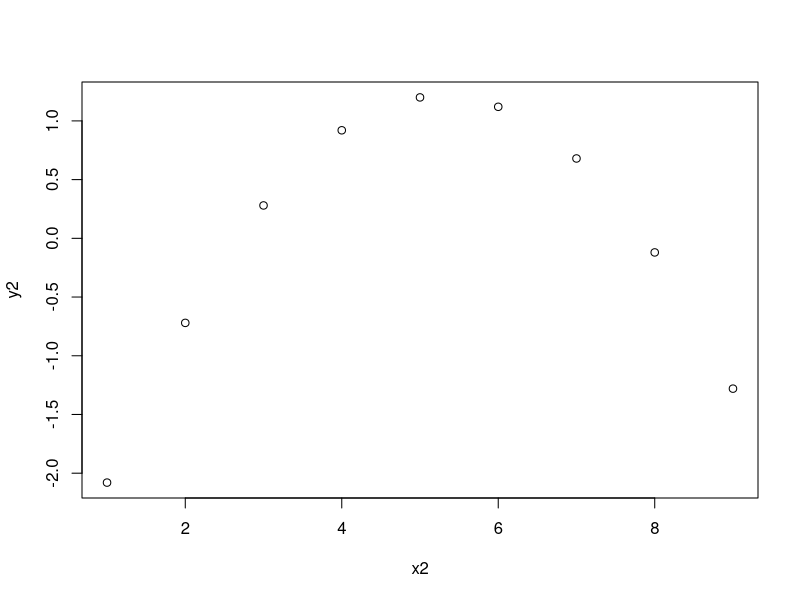
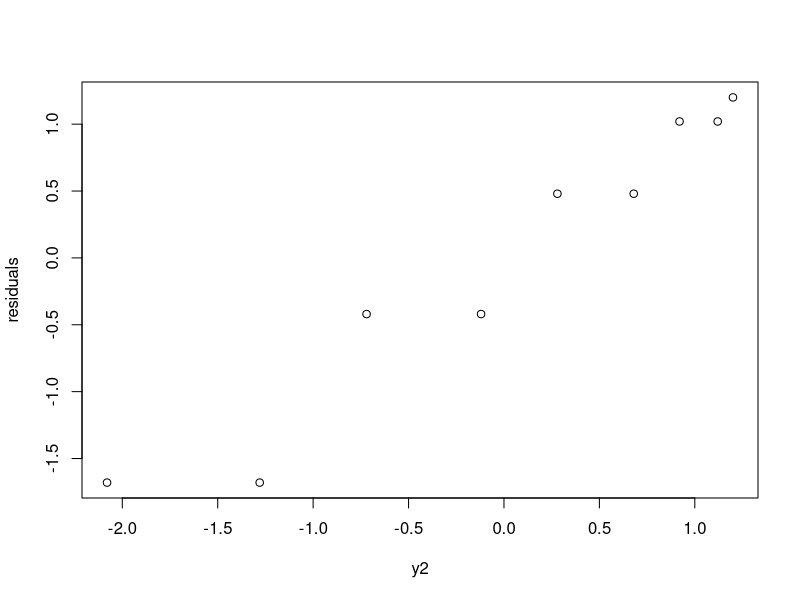
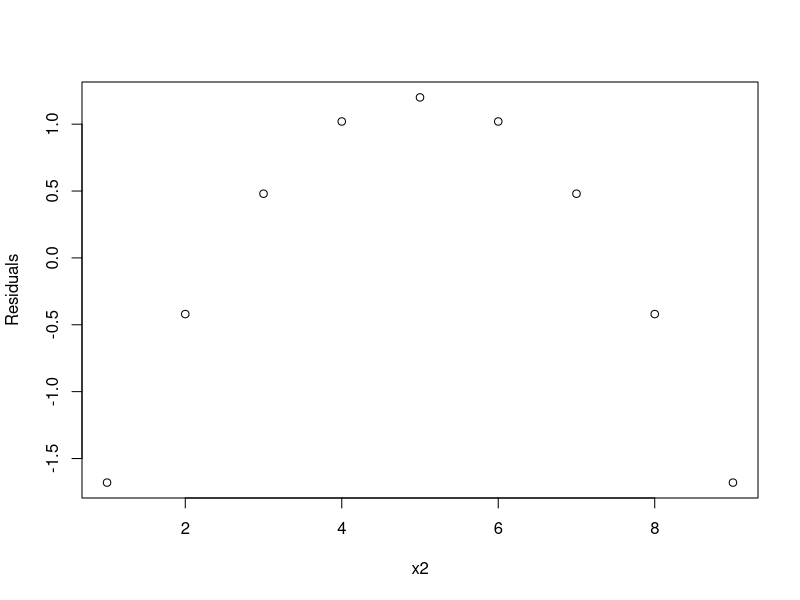
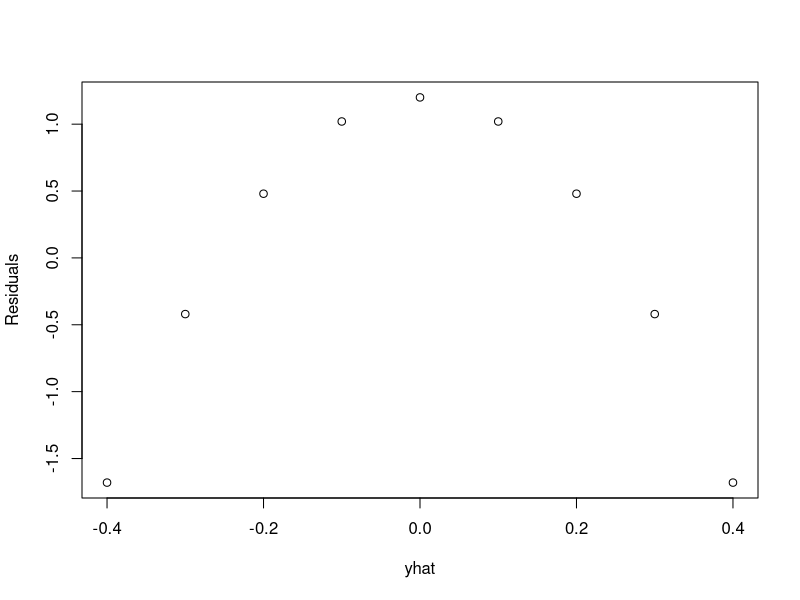

Source code (R) for these figures, in order:
## ---- chunk 1
## Data from the website
x = c(110.5, 105.4, 118.1, 104.5, 93.6, 84.1, 77.8, 75.6)
y = c(5.755, 5.939, 6.010, 6.545, 6.730, 6.750, 6.899, 7.862)

## binds x and y into a dataframe
d = data.frame(c(x,y))

## Creates variable fit_d that shows the slope and the y-intercept
fit_d = lm(y~x, data = d)

print(fit_d)
## ---- chunk 2
## Runs an ANOVA test
anovad = anova(fit_d)

print(anovad)

## used to get the t-test p-value
summaryd = summary(fit_d)

print(summaryd)
## ---- chunk 3
## Calculates the t_(n-2,a/2) value
print(qt(.05/2, 8-2))

## Calculate the confidence intervals
conf_d = confint(fit_d,)

## ---- chunk 4
## Calculates raw residuals
residd= resid(fit_d)

print(residd)

## ---- chunk 5

##Print the error values
print(summaryd[6])

## ---- chunk 6
## Predicts the 95% confidence interval based on the new rice of x = 100
mu0conf = predict(fit_d, newdata = data.frame(x = 100), interval = "confidence")

print(mu0conf)
## ---- chunk 7
## Predicts the 95% prediction interval based on the new rice of x = 100
mu0pred = predict(fit_d, newdata = data.frame(x = 100), interval = "prediction")

print(mu0pred)
## ---- chunk 8
## Pulls the r^2 value from summaryd
d_r_squared = summaryd['r.squared']
## ---- chunk 9
## Data for question 2
x2 = c(1, 2, 3, 4, 5, 6, 7, 8, 9)
y2 = c(-2.08, -0.72, 0.28, 0.92, 1.20, 1.12, 0.68, -0.12, -1.28)

# Combines data into dataframe
d2 = data.frame(x2,y2)

## Plots data
plot(x2,y2)
## ---- chunk 10
## Creates variable fit_d2 that shows the stats data from x2 and y2
fit_d2 = lm(y2~x2, data = d2)

summary_d2 = summary(fit_d2)

## Adds a residual column to d2
d2 = cbind(d2,summary_d2['residuals'])

plot(y2, d2[,3], ylab = 'residuals')
## ---- chunk 11
plot(x2, d2[,3], ylab = 'Residuals')
## ---- chunk 12

yhat = predict(fit_d2, newdata = data.frame(x = x2))

plot(yhat, d2[,3], ylab = 'Residuals')
